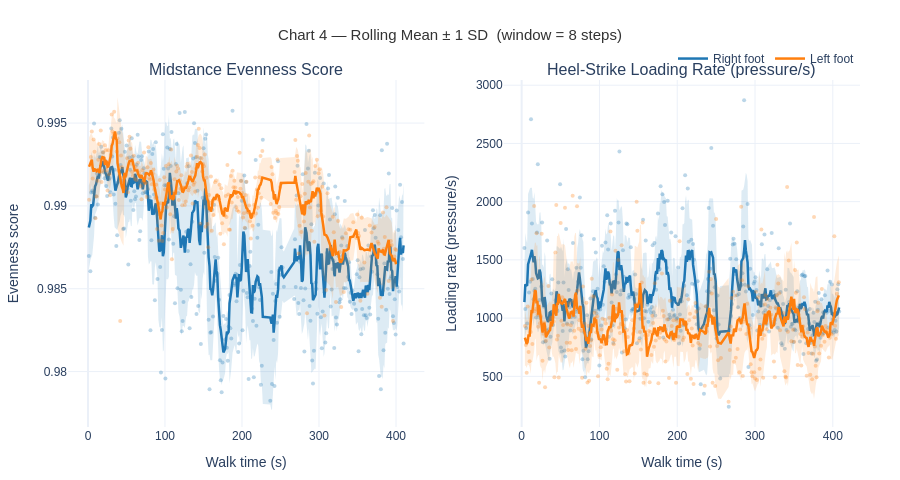

The cell this chart's notebook holds for it:
### Markdown cell above
## Cell 8 — Chart 4: Rolling Mean ± 1 SD Band

### Code cell
ROLL = 8

fig = make_fig(
    f'Chart 4 — Rolling Mean ± 1 SD  (window = {ROLL} steps)',
    ['Midstance Evenness Score', 'Heel-Strike Loading Rate (pressure/s)']
)

import plotly.colors as pc

def hex_to_rgba(hex_col, alpha):
    h = hex_col.lstrip('#')
    r, g, b = int(h[0:2],16), int(h[2:4],16), int(h[4:6],16)
    return f'rgba({r},{g},{b},{alpha})'

shown = set()
for foot, color in [('Right', C_RIGHT), ('Left', C_LEFT)]:
    show = foot not in shown; shown.add(foot)
    fill_color = hex_to_rgba(color, 0.15)

    for col_n, df_m, metric in [(1, ent, 'evenness'), (2, lr, 'loading_rate')]:
        d  = df_m[df_m.foot == foot].sort_values('time_s').reset_index(drop=True)
        mn = d[metric].rolling(ROLL, center=True, min_periods=3).mean()
        sd = d[metric].rolling(ROLL, center=True, min_periods=3).std().fillna(0)

        # Raw dots
        fig.add_trace(go.Scatter(
            x=d['time_s'], y=d[metric],
            mode='markers',
            marker=dict(size=4, color=color, opacity=0.3),
            legendgroup=foot, showlegend=False,
            hoverinfo='skip',
        ), row=1, col=col_n)

        # SD band (upper then lower, reversed for fill)
        fig.add_trace(go.Scatter(
            x=pd.concat([d['time_s'], d['time_s'][::-1]]),
            y=pd.concat([mn + sd, (mn - sd)[::-1]]),
            fill='toself', fillcolor=fill_color,
            line=dict(color='rgba(0,0,0,0)'),
            legendgroup=foot, showlegend=False,
            hoverinfo='skip', name=f'{foot} ±SD',
        ), row=1, col=col_n)

        # Rolling mean line
        fig.add_trace(go.Scatter(
            x=d['time_s'], y=mn,
            mode='lines',
            name=f'{foot} foot',
            line=dict(color=color, width=2.5),
            legendgroup=foot, showlegend=(show and col_n == 1),
            hovertemplate=f'<b>{foot}</b><br>Time: %{{x:.1f}} s<br>Rolling mean: %{{y:.4f}}<extra></extra>',
        ), row=1, col=col_n)

fig.update_xaxes(title_text='Walk time (s)')
fig.update_yaxes(title_text='Evenness score', col=1)
fig.update_yaxes(title_text='Loading rate (pressure/s)', col=2)
fig.show()

### Figure 1 — Plotly figure (JSON) as saved in the notebook; plotly's stock layout.template omitted (floating-point values rounded to 4 significant figures; data arrays with more than 128 entries replaced by an {"elided": "..."} marker saying what was removed)
{"data": [{"hoverinfo": "skip", "legendgroup": "Right", "marker": {"color": "#1F77B4", "opacity": 0.3, "size": 4}, "mode": "markers", "showlegend": false, "type": "scatter", "x": {"elided": "340 float values"}, "xaxis": "x", "y": {"elided": "340 float values"}, "yaxis": "y"}, {"fill": "toself", "fillcolor": "rgba(31,119,180,0.15)", "hoverinfo": "skip", "legendgroup": "Right", "line": {"color": "rgba(0,0,0,0)"}, "name": "Right ±SD", "showlegend": false, "type": "scatter", "x": {"elided": "680 float values"}, "xaxis": "x", "y": {"elided": "680 float values"}, "yaxis": "y"}, {"hovertemplate": "<b>Right</b><br>Time: %{x:.1f} s<br>Rolling mean: %{y:.4f}<extra></extra>", "legendgroup": "Right", "line": {"color": "#1F77B4", "width": 2.5}, "mode": "lines", "name": "Right foot", "showlegend": true, "type": "scatter", "x": {"elided": "340 float values"}, "xaxis": "x", "y": {"elided": "340 float values"}, "yaxis": "y"}, {"hoverinfo": "skip", "legendgroup": "Right", "marker": {"color": "#1F77B4", "opacity": 0.3, "size": 4}, "mode": "markers", "showlegend": false, "type": "scatter", "x": {"elided": "337 float values"}, "xaxis": "x2", "y": {"elided": "337 float values"}, "yaxis": "y2"}, {"fill": "toself", "fillcolor": "rgba(31,119,180,0.15)", "hoverinfo": "skip", "legendgroup": "Right", "line": {"color": "rgba(0,0,0,0)"}, "name": "Right ±SD", "showlegend": false, "type": "scatter", "x": {"elided": "674 float values"}, "xaxis": "x2", "y": {"elided": "674 float values"}, "yaxis": "y2"}, {"hovertemplate": "<b>Right</b><br>Time: %{x:.1f} s<br>Rolling mean: %{y:.4f}<extra></extra>", "legendgroup": "Right", "line": {"color": "#1F77B4", "width": 2.5}, "mode": "lines", "name": "Right foot", "showlegend": false, "type": "scatter", "x": {"elided": "337 float values"}, "xaxis": "x2", "y": {"elided": "337 float values"}, "yaxis": "y2"}, {"hoverinfo": "skip", "legendgroup": "Left", "marker": {"color": "#FF7F0E", "opacity": 0.3, "size": 4}, "mode": "markers", "showlegend": false, "type": "scatter", "x": {"elided": "290 float values"}, "xaxis": "x", "y": {"elided": "290 float values"}, "yaxis": "y"}, {"fill": "toself", "fillcolor": "rgba(255,127,14,0.15)", "hoverinfo": "skip", "legendgroup": "Left", "line": {"color": "rgba(0,0,0,0)"}, "name": "Left ±SD", "showlegend": false, "type": "scatter", "x": {"elided": "580 float values"}, "xaxis": "x", "y": {"elided": "580 float values"}, "yaxis": "y"}, {"hovertemplate": "<b>Left</b><br>Time: %{x:.1f} s<br>Rolling mean: %{y:.4f}<extra></extra>", "legendgroup": "Left", "line": {"color": "#FF7F0E", "width": 2.5}, "mode": "lines", "name": "Left foot", "showlegend": true, "type": "scatter", "x": {"elided": "290 float values"}, "xaxis": "x", "y": {"elided": "290 float values"}, "yaxis": "y"}, {"hoverinfo": "skip", "legendgroup": "Left", "marker": {"color": "#FF7F0E", "opacity": 0.3, "size": 4}, "mode": "markers", "showlegend": false, "type": "scatter", "x": {"elided": "305 float values"}, "xaxis": "x2", "y": {"elided": "305 float values"}, "yaxis": "y2"}, {"fill": "toself", "fillcolor": "rgba(255,127,14,0.15)", "hoverinfo": "skip", "legendgroup": "Left", "line": {"color": "rgba(0,0,0,0)"}, "name": "Left ±SD", "showlegend": false, "type": "scatter", "x": {"elided": "610 float values"}, "xaxis": "x2", "y": {"elided": "610 float values"}, "yaxis": "y2"}, {"hovertemplate": "<b>Left</b><br>Time: %{x:.1f} s<br>Rolling mean: %{y:.4f}<extra></extra>", "legendgroup": "Left", "line": {"color": "#FF7F0E", "width": 2.5}, "mode": "lines", "name": "Left foot", "showlegend": false, "type": "scatter", "x": {"elided": "305 float values"}, "xaxis": "x2", "y": {"elided": "305 float values"}, "yaxis": "y2"}], "layout": {"annotations": [{"font": {"size": 16}, "showarrow": false, "text": "Midstance Evenness Score", "x": 0.225, "xanchor": "center", "xref": "paper", "y": 1, "yanchor": "bottom", "yref": "paper"}, {"font": {"size": 16}, "showarrow": false, "text": "Heel-Strike Loading Rate (pressure/s)", "x": 0.775, "xanchor": "center", "xref": "paper", "y": 1, "yanchor": "bottom", "yref": "paper"}], "font": {"family": "Arial", "size": 12}, "height": 480, "hoverlabel": {"bgcolor": "white", "font": {"size": 12}}, "legend": {"bgcolor": "rgba(255,255,255,0.8)", "orientation": "h", "x": 1, "xanchor": "right", "y": 1.02, "yanchor": "bottom"}, "margin": {"b": 50, "l": 60, "r": 40, "t": 80}, "title": {"font": {"color": "#333", "size": 15}, "text": "Chart 4 — Rolling Mean ± 1 SD  (window = 8 steps)", "x": 0.5, "xanchor": "center"}, "xaxis": {"anchor": "y", "domain": [0, 0.45], "title": {"text": "Walk time (s)"}}, "xaxis2": {"anchor": "y2", "domain": [0.55, 1], "title": {"text": "Walk time (s)"}}, "yaxis": {"anchor": "x", "domain": [0, 1], "title": {"text": "Evenness score"}}, "yaxis2": {"anchor": "x2", "domain": [0, 1], "title": {"text": "Loading rate (pressure/s)"}}}}
